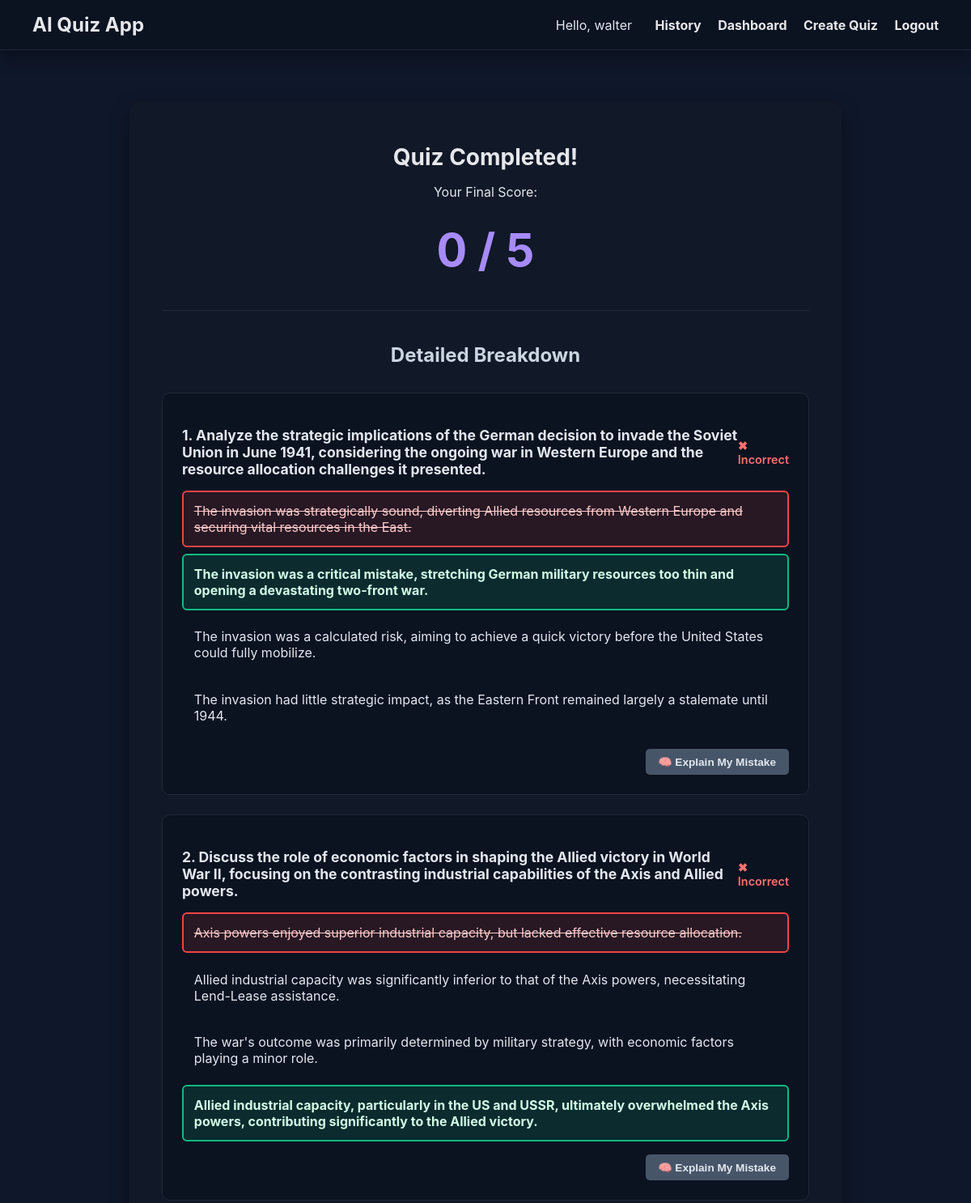
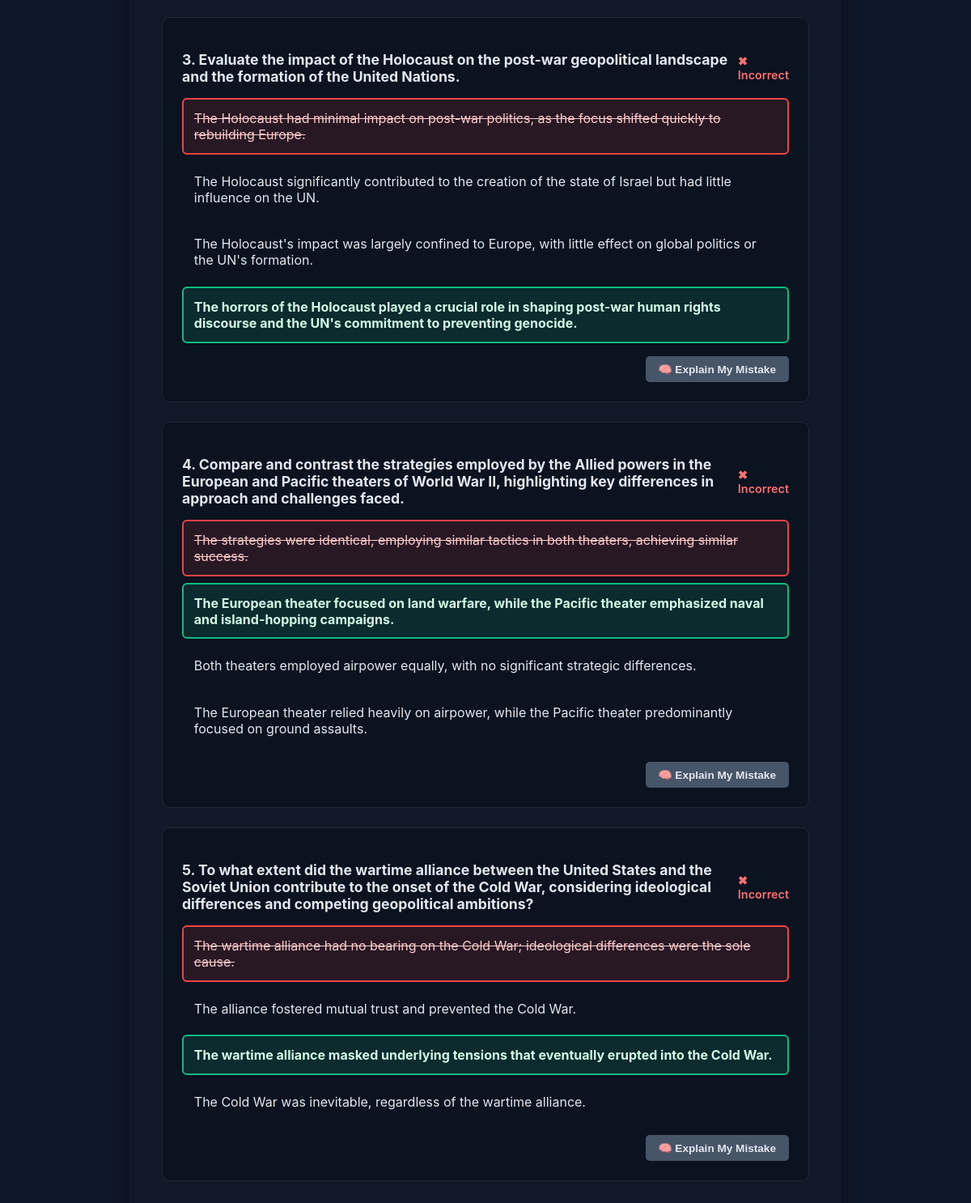
The app's page /history/2 (signed in) with its own data (2 pictures, top to bottom).
### app.py (models this page shows, shortened)
class User(UserMixin, db.Model):
    id = db.Column(db.Integer, primary_key=True)
    username = db.Column(db.String(150), unique=True, nullable=False)
    password_hash = db.Column(db.String(256), nullable=False)
    quizzes = db.relationship('QuizHistory', backref='user', lazy=True, cascade="all, delete-orphan")

class QuestionHistory(db.Model):
    id = db.Column(db.Integer, primary_key=True)
    question_text = db.Column(db.Text, nullable=False)
    options = db.Column(db.Text, nullable=False)
    user_answer = db.Column(db.String(255), nullable=False)
    correct_answer = db.Column(db.String(255), nullable=False)
    is_correct = db.Column(db.Boolean, nullable=False)
    quiz_id = db.Column(db.Integer, db.ForeignKey('quiz_history.id'), nullable=False)

### app.py (the view)
@app.route('/history/<int:quiz_id>')
@login_required
def history_detail(quiz_id):
    quiz = QuizHistory.query.get_or_404(quiz_id)
    if quiz.user_id != current_user.id:
        flash("You are not authorized to view this page.", "error")
        return redirect(url_for('history'))
    results_data = [{'question_text': q.question_text, 'options': json.loads(q.options), 'user_answer': q.user_answer, 'correct_answer': q.correct_answer, 'is_correct': q.is_correct} for q in quiz.questions]
    score = {"total": quiz.score_total, "correct": quiz.score_correct}
    return render_template('results.html', score=score, results=results_data, from_history=True)

### app.py (called while the page is built)
@login_manager.user_loader
def load_user(user_id):
    return User.query.get(int(user_id))

### templates/results.html (shortened to what this page needs)
{% extends "base.html" %}
{% block content %}
<div class="container">
    <div class="results-container">
        <h1>Quiz Completed! </h1>
        <p>Your Final Score:</p>
        <div class="score">{{ score.correct }} / {{ score.total }}</div>
    </div>
    <hr class="results-divider">
    <h2>Detailed Breakdown</h2>
    {% for result in results %}
    <div class="result-item">
        <p class="result-question">
            <b>{{ loop.index }}. {{ result.question_text }}</b>
            {% if result.is_correct %}
                <span class="status-correct">✔ Correct</span>
            {% else %}
                <span class="status-incorrect">✖ Incorrect</span>
            {% endif %}
        </p>
        <div class="options">
            {% for option in result.options %}
                {% set option_class = 'option' %}
                {% if option == result.correct_answer %}
                    {% set option_class = option_class + ' correct' %}
                {% elif option == result.user_answer %}
                    {% set option_class = option_class + ' incorrect' %}
                {% endif %}
                <div class="{{ option_class }}">
                    {{ option }}
                </div>
            {% endfor %}
        </div>
         {% if not result.is_correct %}
            <div class="explanation-section">
                <button class="explain-btn"
                        data-question="{{ result.question_text }}"
                        data-user-answer="{{ result.user_answer }}"
                        data-correct-answer="{{ result.correct_answer }}"
                        onclick="getExplanation(this)">
                    🧠 Explain My Mistake
                </button>
            </div>
        {% endif %}
    </div>
    {% endfor %}
</div>
{% endblock %}

### templates/base.html (shortened to what this page needs)
<!DOCTYPE html>
<html lang="en">
<head>
    <link rel="stylesheet" href="{{ url_for('static', filename='styles.css') }}">
</head>
<body>
    <nav class="navbar">
        <a href="{{ url_for('index') }}" class="brand">AI Quiz App</a>
        <div>
            {% if current_user.is_authenticated %}
                <span style="margin-right: 1rem;">Hello, {{ current_user.username }}</span>
                    <a href="{{ url_for('history') }}">History</a>
                    <a href="{{ url_for('dashboard') }}">Dashboard</a>
                    <a href="{{ url_for('index') }}">Create Quiz</a>
                    <a href="{{ url_for('logout') }}">Logout</a>
            {% else %}
                <a href="{{ url_for('login') }}">Login</a>
                <a href="{{ url_for('register') }}">Register</a>
            {% endif %}
        </div>
    </nav>
    <main>
        {% block content %}{% endblock %}
    </main>
</body>
</html>

### static/styles.css (style rules this page uses)
body { font-family: -apple-system, BlinkMacSystemFont, "Segoe UI", Roboto, Helvetica, Arial, sans-serif; background-color: #0f172a; color: #e2e8f0; margin: 0; padding: 0; }
main { width: 100%; box-sizing: border-box; padding: 2rem; display: flex; flex-direction: column; align-items: center; justify-content: flex-start; min-height: calc(100vh - 100px); }
.container { max-width: 800px; width: 100%; background: #111827; padding: 2rem 2.5rem; border-radius: 12px; box-shadow: 0 10px 25px rgba(0, 0, 0, 0.35); }
h1 { font-size: 1.75rem; color: #e5e7eb; text-align: center; margin-bottom: 0.5rem; }
.options div { display: flex; align-items: center; margin-top: 0.75rem; }
.results-container { text-align: center; }
.score { font-size: 3.5rem; font-weight: bold; margin: 0.5em 0; color: #a78bfa; }
.results-divider { border: none; border-top: 1px solid #1f2937; margin: 2.5rem 0; }
.container h2 { text-align: center; margin-bottom: 2rem; color: #cbd5e1; }
.result-item { background-color: #0b1220; border: 1px solid #1f2937; border-radius: 10px; padding: 1.5rem; margin-bottom: 1.5rem; }
.result-question { font-size: 1.1rem; font-weight: 600; margin-bottom: 1rem; display: flex; justify-content: space-between; align-items: center; }
.status-incorrect { color: #f87171; font-size: 0.9rem; }
.result-item .options .option { padding: 0.8rem; border-radius: 6px; margin-top: 0.5rem; border: 2px solid transparent; }
.result-item .options .option.correct { background-color: rgba(16, 185, 129, 0.15); border-color: #10b981; color: #d1fae5; font-weight: bold; }
.result-item .options .option.incorrect { background-color: rgba(239, 68, 68, 0.12); border-color: #ef4444; color: #fecaca; text-decoration: line-through; }
.explanation-section { margin-top: 1rem; text-align: right; }
.explain-btn { background-color: #475569; color: #e2e8f0; border: none; padding: 0.5rem 1rem; font-size: 0.85rem; font-weight: bold; border-radius: 5px; cursor: pointer; transition: background-color 0.2s; }

### templates/base.html (style rules this page uses)
.navbar { background-color: #0b1220; padding: 0.5rem 2rem; box-shadow: 0 8px 20px rgba(0,0,0,0.35); margin-bottom: 2rem; display: flex; justify-content: space-between; align-items: center; border-bottom: 1px solid #1f2937; }
.navbar a { text-decoration: none; color: #e5e7eb; font-weight: bold; padding: 0.5rem; }
.navbar .brand { font-size: 1.5rem; color: #e5e7eb; }

### records on screen
User: username "walter"
QuestionHistory: question_text "Analyze the strategic implications of the German decision to invade the Soviet Union in June 1941, considering the ongoing war in Western Europe and the resource allocation challenges it presented.", options "The invasion was strategically sound, diverting Allied resources from Western Europe and securing vital resources in the East." "The invasion was a critical mistake, stretching German military resources too thin and opening a devastating two-front war." "The invasion was a calculated risk, aiming to achieve a quick victory before the United States could fully mobilize." "The invasion had little strategic impact, as the Eastern Front remained largely a stalemate until 1944."
QuestionHistory: question_text "Discuss the role of economic factors in shaping the Allied victory in World War II, focusing on the contrasting industrial capabilities of the Axis and Allied powers.", options "Axis powers enjoyed superior industrial capacity, but lacked effective resource allocation." "Allied industrial capacity was significantly inferior to that of the Axis powers, necessitating Lend-Lease assistance." "The war's outcome was primarily determined by military strategy, with economic factors playing a minor role." "Allied industrial capacity, particularly in the US and USSR, ultimately overwhelmed the Axis powers, contributing significantly to the Allied victory."
QuestionHistory: question_text "Evaluate the impact of the Holocaust on the post-war geopolitical landscape and the formation of the United Nations.", options "The Holocaust had minimal impact on post-war politics, as the focus shifted quickly to rebuilding Europe." "The Holocaust significantly contributed to the creation of the state of Israel but had little influence on the UN." "The Holocaust's impact was largely confined to Europe, with little effect on global politics or the UN's formation." "The horrors of the Holocaust played a crucial role in shaping post-war human rights discourse and the UN's commitment to preventing genocide."
QuestionHistory: question_text "Compare and contrast the strategies employed by the Allied powers in the European and Pacific theaters of World War II, highlighting key differences in approach and challenges faced.", options "The strategies were identical, employing similar tactics in both theaters, achieving similar success." "The European theater focused on land warfare, while the Pacific theater emphasized naval and island-hopping campaigns." "Both theaters employed airpower equally, with no significant strategic differences." "The European theater relied heavily on airpower, while the Pacific theater predominantly focused on ground assaults."
QuestionHistory: question_text "To what extent did the wartime alliance between the United States and the Soviet Union contribute to the onset of the Cold War, considering ideological differences and competing geopolitical ambitions?", options "The wartime alliance had no bearing on the Cold War; ideological differences were the sole cause." "The alliance fostered mutual trust and prevented the Cold War." "The wartime alliance masked underlying tensions that eventually erupted into the Cold War." "The Cold War was inevitable, regardless of the wartime alliance."

### other values on screen
{{ score.correct }} "0"
{{ score.total }} "5"
